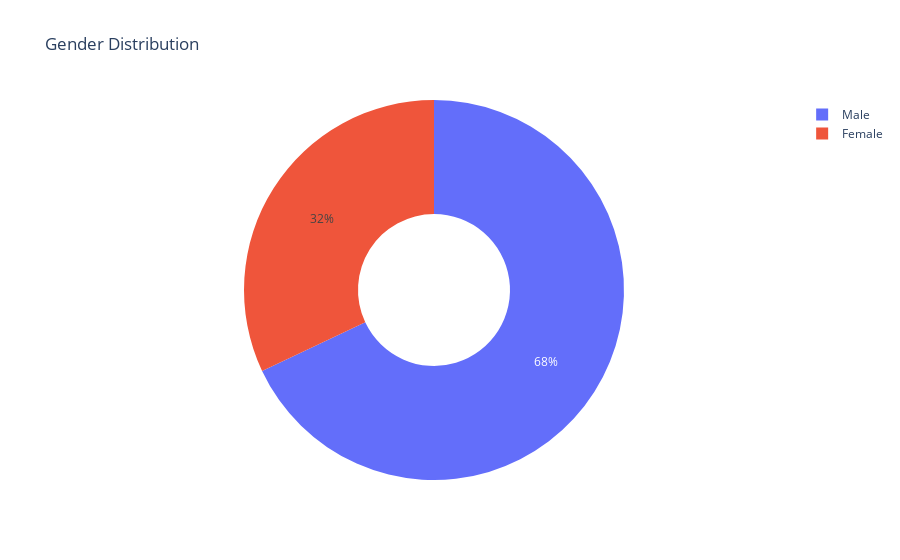

Notebook code for this chart:
### Markdown cell above
Gender Distributon

### Code cell
px.pie(
    df, 
    names = 'Gender', 
    title = 'Gender Distribution',
    hole = 0.4, 
    labels = {'Gender': 'Gender'}
)

### Figure 1 — Plotly figure (JSON) as saved in the notebook; plotly's stock layout.template omitted (floating-point values rounded to 4 significant figures; data arrays with more than 128 entries replaced by an {"elided": "..."} marker saying what was removed)
{"data": [{"domain": {"x": [0, 1], "y": [0, 1]}, "hole": 0.4, "hovertemplate": "Gender=%{label}<extra></extra>", "labels": {"elided": "3900 str values"}, "legendgroup": "", "name": "", "showlegend": true, "type": "pie"}], "layout": {"autosize": true, "legend": {"tracegroupgap": 0}, "title": {"text": "Gender Distribution"}}}
